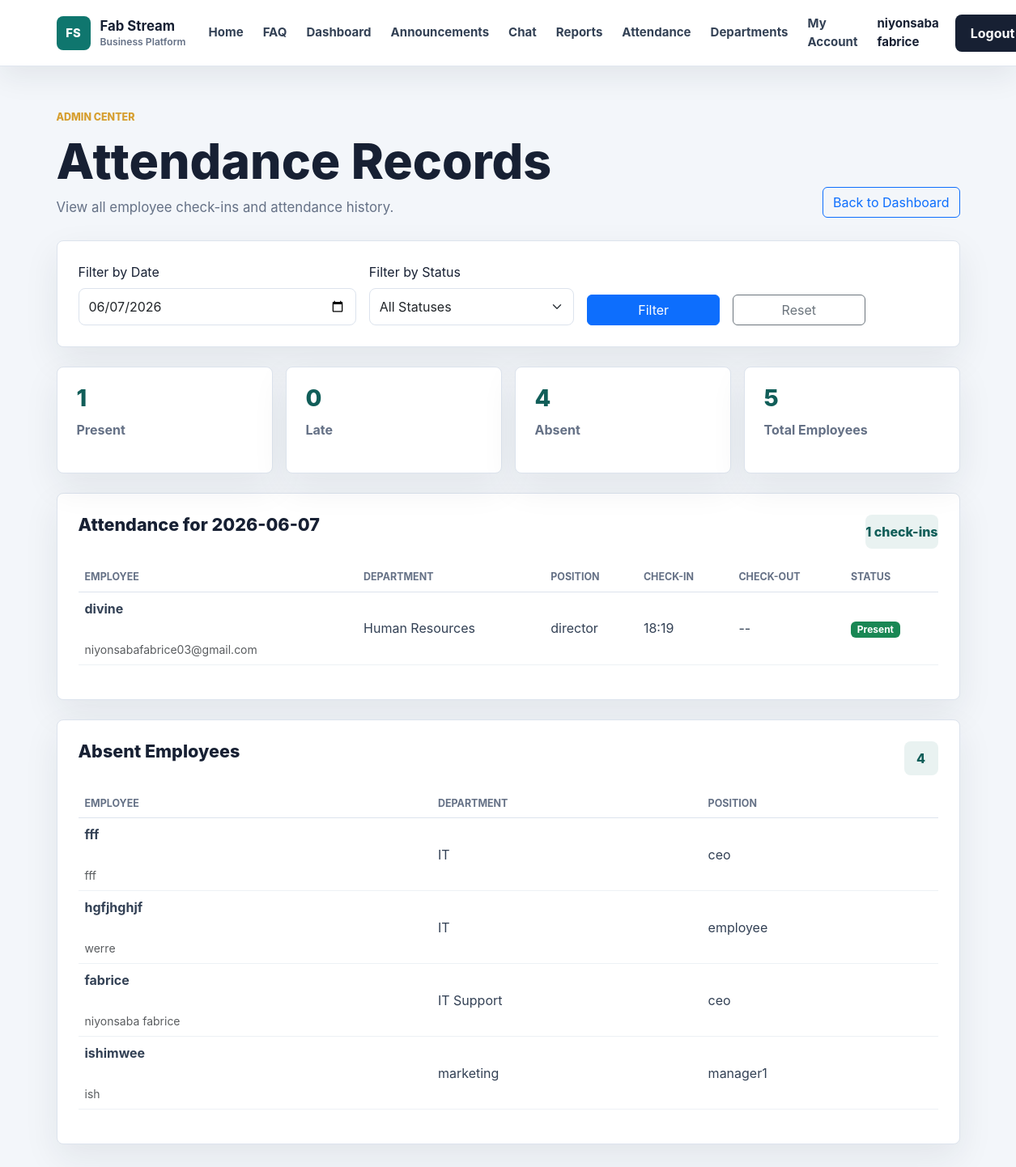
Page /admin/attendance (signed in) on the committed database.
### app/models.py (models this page shows, shortened)
class User(db.Model, UserMixin):
    id = db.Column(db.Integer, primary_key=True)
    username = db.Column(db.String(100), unique=True, nullable=False)
    email = db.Column(db.String(120), unique=True, nullable=False)
    password = db.Column(db.String(200), nullable=False)
    role = db.Column(db.String(20), default='employee')
    full_name = db.Column(db.String(120), nullable=True)
    employee_number = db.Column(db.String(40), unique=True, nullable=True)
    employee_code = db.Column(db.String(40), nullable=True)
    phone = db.Column(db.String(40), nullable=True)
    department = db.Column(db.String(80), nullable=True)
    position = db.Column(db.String(100), nullable=True)
    hire_date = db.Column(db.String(20), nullable=True)

### app/routes.py (the view)
@routes.route('/admin/attendance')
@login_required
def attendance_records():
    require_admin()
    selected_date_str = request.args.get('date', '')
    selected_status = request.args.get('status', '')
    try:
        selected_date = datetime.strptime(selected_date_str, '%Y-%m-%d').date() if selected_date_str else date.today()
    except (ValueError, TypeError):
        selected_date = date.today()
    selected_date_str = selected_date.isoformat()
    query = Attendance.query.filter(Attendance.date == selected_date)
    if selected_status and selected_status != 'absent':
        query = query.filter(Attendance.status == selected_status)
    attendance_entries = query.order_by(Attendance.check_in.asc()).all()
    records = []
    present_user_ids = set()
    for entry in attendance_entries:
        present_user_ids.add(entry.user_id)
        records.append({
            'username': entry.user.username,
            'full_name': entry.user.full_name or entry.user.username,
            'department': entry.user.department,
            'position': entry.user.position,
            'check_in': entry.check_in.strftime('%H:%M') if entry.check_in else '--',
            'check_out': entry.check_out.strftime('%H:%M') if entry.check_out else '--',
            'status': entry.status
        })
    total_employees = User.query.count()
    present_count = Attendance.query.filter(
        Attendance.date == selected_date,
        Attendance.status.in_(['present', 'late', 'half-day'])
    ).count()
    late_count = Attendance.query.filter(Attendance.date == selected_date, Attendance.status == 'late').count()
    absent_count = total_employees - present_count
    if selected_status == 'absent':
        present_user_ids_for_absent = set()
        all_entries = Attendance.query.filter(Attendance.date == selected_date).all()
        for entry in all_entries:
            present_user_ids_for_absent.add(entry.user_id)
        absent_employees = User.query.filter(~User.id.in_(present_user_ids_for_absent)).order_by(User.department.asc(), User.username.asc()).all()
        records = []
        for emp in absent_employees:
            records.append({
                'username': emp.username,
                'full_name': emp.full_name or emp.username,
                'department': emp.department,
                'position': emp.position,
                'check_in': '--',
                'check_out': '--',
                'status': 'absent'
            })
    else:
        absent_employees = User.query.filter(~User.id.in_(present_user_ids)).order_by(User.department.asc(), User.username.asc()).all()
    absent_list = []
    for emp in absent_employees:
        absent_list.append({
            'username': emp.username,
            'full_name': emp.full_name or emp.username,
            'department': emp.department,
            'position': emp.position
        })
    stats = {
        'total': total_employees,
        'present': present_count,
        'late': late_count,
        'absent': absent_count
    }
    return render_template(
        'attendance_records.html',
        records=records,
        absent_employees=absent_list,
        stats=stats,
        selected_date=selected_date_str,
        selected_status=selected_status
    )

### app/templates/attendance_records.html (shortened to what this page needs)
{% extends 'base.html' %}
{% block content %}
<section class="app-page">
    <div class="container">
        <div class="app-header">
            <div>
                <p class="section-kicker">Admin center</p>
                <h1>Attendance Records</h1>
                <p>View all employee check-ins and attendance history.</p>
            </div>
            <a href="{{ url_for('routes.dashboard') }}" class="btn btn-outline-primary">Back to Dashboard</a>
        </div>
        <div class="work-panel mb-4">
            <form method="GET" action="{{ url_for('routes.attendance_records') }}" class="row g-3 align-items-end">
                <div class="col-md-4">
                    <label class="form-label" for="date">Filter by Date</label>
                    <input type="date" id="date" name="date" class="form-control" value="{{ selected_date }}">
                </div>
                <div class="col-md-3">
                    <label class="form-label" for="status">Filter by Status</label>
                    <select id="status" name="status" class="form-select">
                        <option value="">All Statuses</option>
                    </select>
                </div>
                <div class="col-md-2">
                    <button type="submit" class="btn btn-primary w-100">Filter</button>
                </div>
                <div class="col-md-2">
                    <a href="{{ url_for('routes.attendance_records') }}" class="btn btn-outline-secondary w-100">Reset</a>
                </div>
            </form>
        </div>
        <div class="stat-grid mb-4">
            <div class="stat-card stat-card-sm">
                <span>{{ stats.present }}</span>
                <strong>Present</strong>
            </div>
            <div class="stat-card stat-card-sm">
                <span>{{ stats.late }}</span>
                <strong>Late</strong>
            </div>
            <div class="stat-card stat-card-sm">
                <span>{{ stats.absent }}</span>
                <strong>Absent</strong>
            </div>
            <div class="stat-card stat-card-sm">
                <span>{{ stats.total }}</span>
                <strong>Total Employees</strong>
            </div>
        </div>
        <div class="work-panel">
            <div class="panel-title">
                <h2>Attendance for {{ selected_date }}</h2>
                <span class="report-count">{{ records|length }} check-ins</span>
            </div>
            <div class="table-responsive">
                <table class="table report-table align-middle">
                    <thead>
                        <tr>
                            <th>Employee</th>
                            <th>Department</th>
                            <th>Position</th>
                            <th>Check-In</th>
                            <th>Check-Out</th>
                            <th>Status</th>
                        </tr>
                    </thead>
                    <tbody>
                        {% for record in records %}
                        <tr>
                            <td>
                                <strong>{{ record.full_name }}</strong>
                                <br><small class="text-muted">{{ record.username }}</small>
                            </td>
                            <td>{{ record.department or 'N/A' }}</td>
                            <td>{{ record.position or 'N/A' }}</td>
                            <td>{{ record.check_in }}</td>
                            <td>{{ record.check_out }}</td>
                            <td>
                                {% if record.status == 'present' %}
                                    <span class="badge text-bg-success">Present</span>
                                {% elif record.status == 'late' %}
                                    <span class="badge text-bg-warning">Late</span>
                                {% elif record.status == 'half-day' %}
                                    <span class="badge text-bg-info">Half Day</span>
                                {% else %}
                                    <span class="badge text-bg-secondary">{{ record.status }}</span>
                                {% endif %}
                            </td>
                        </tr>
                        {% endfor %}
                    </tbody>
                </table>
            </div>
        </div>
        <div class="work-panel mt-4">
            <div class="panel-title">
                <h2>Absent Employees</h2>
                <span class="report-count">{{ absent_employees|length }}</span>
            </div>
            <div class="table-responsive">
                <table class="table report-table align-middle">
                    <thead>
                        <tr>
                            <th>Employee</th>
                            <th>Department</th>
                            <th>Position</th>
                        </tr>
                    </thead>
                    <tbody>
                        {% for emp in absent_employees %}
                        <tr>
                            <td>
                                <strong>{{ emp.full_name }}</strong>
                                <br><small class="text-muted">{{ emp.username }}</small>
                            </td>
                            <td>{{ emp.department or 'N/A' }}</td>
                            <td>{{ emp.position or 'N/A' }}</td>
                        </tr>
                        {% endfor %}
                    </tbody>
                </table>
            </div>
        </div>
    </div>
</section>
{% endblock %}

### app/templates/base.html (shortened to what this page needs)
<!DOCTYPE html>
<html lang="en">
<head>
    <link href="https://cdn.jsdelivr.net/npm/bootstrap@5.3.0/dist/css/bootstrap.min.css" rel="stylesheet">
    <link rel="stylesheet" href="{{ url_for('static', filename='css/style.css') }}">
</head>
<body>
<nav class="navbar navbar-expand-lg site-navbar sticky-top">
    <div class="container">
        <a class="navbar-brand brand-mark" href="{{ url_for('routes.home') }}">
            <span class="brand-icon">FS</span>
            <span>
                <strong>Fab Stream</strong>
                <small>Business Platform</small>
            </span>
        </a>
        <div class="collapse navbar-collapse" id="navbarNav">
            <ul class="navbar-nav ms-auto align-items-lg-center">
                <li class="nav-item">
                    <a class="nav-link" href="{{ url_for('routes.home') }}">Home</a>
                </li>
                <li class="nav-item">
                    <a class="nav-link" href="{{ url_for('routes.home') }}#faq">FAQ</a>
                </li>
                <li class="nav-item">
                    <a class="nav-link" href="{{ url_for('routes.dashboard') }}">Dashboard</a>
                </li>
                <li class="nav-item">
                    <a class="nav-link" href="{{ url_for('routes.manager_dashboard') }}">Announcements</a>
                </li>
                    {% if current_user.is_authenticated %}
                        {% if current_user.role in ['admin', 'manager'] %}
                            <li class="nav-item">
                                <a class="nav-link" href="{{ url_for('routes.chat') }}">Chat</a>
                            </li>
                            <li class="nav-item">
                                <a class="nav-link" href="{{ url_for('routes.reports') }}">Reports</a>
                            </li>
                            <li class="nav-item">
                                <a class="nav-link" href="{{ url_for('routes.attendance_records') }}">Attendance</a>
                            </li>
                            <li class="nav-item">
                                <a class="nav-link" href="{{ url_for('routes.departments') }}">Departments</a>
                            </li>
                        {% endif %}
                    <li class="nav-item">
                        <a class="nav-link" href="{{ url_for('routes.employee_detail', employee_id=current_user.id) }}">My Account</a>
                    </li>
                    <li class="nav-item">
                        <span class="nav-link nav-user">{{ current_user.username }}</span>
                    </li>
                    <li class="nav-item">
                        <a class="btn nav-cta ms-lg-2" href="{{ url_for('routes.logout') }}">
                            Logout
                        </a>
                    </li>
                {% endif %}
            </ul>
        </div>
    </div>
</nav>
<main>
    {% block content %}{% endblock %}
</main>
</body>
</html>

### rows in the picture
User: username "niyonsaba fabrice", full_name "fabrice", department "IT Support", position "ceo"
User: full_name "divine", username "niyonsabafabrice03@gmail.com", department "Human Resources", position "director"
User: full_name "fff", username "fff", department "IT", position "ceo"
User: full_name "hgfjhghjf", username "werre", department "IT", position "employee"
User: full_name "ishimwee", username "ish", department "marketing", position "manager1"

### other values in the picture
{{ stats.present }} "1"
{{ stats.late }} "0"
{{ stats.absent }} "4"
{{ stats.total }} "5"
{{ selected_date }} "2026-06-07"
{{ records|length }} "1"
{{ record.check_in }} "18:19"
{{ record.check_out }} "--"
{{ absent_employees|length }} "4"
